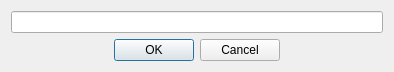
<?xml version="1.0" encoding="UTF-8"?>
<ui version="4.0">
 <class>RenameDialog</class>
 <widget class="QDialog" name="RenameDialog">
  <property name="geometry">
   <rect>
    <x>0</x>
    <y>0</y>
    <width>394</width>
    <height>70</height>
   </rect>
  </property>
  <property name="windowTitle">
   <string>Rename</string>
  </property>
  <layout class="QVBoxLayout" name="verticalLayout">
   <item>
    <widget class="QLineEdit" name="lineEdit"/>
   </item>
   <item alignment="Qt::AlignHCenter">
    <widget class="QDialogButtonBox" name="buttonBox">
     <property name="orientation">
      <enum>Qt::Horizontal</enum>
     </property>
     <property name="standardButtons">
      <set>QDialogButtonBox::Cancel|QDialogButtonBox::Ok</set>
     </property>
    </widget>
   </item>
  </layout>
 </widget>
 <resources/>
 <connections>
  <connection>
   <sender>buttonBox</sender>
   <signal>accepted()</signal>
   <receiver>RenameDialog</receiver>
   <slot>accept()</slot>
   <hints>
    <hint type="sourcelabel">
     <x>248</x>
     <y>254</y>
    </hint>
    <hint type="destinationlabel">
     <x>157</x>
     <y>274</y>
    </hint>
   </hints>
  </connection>
  <connection>
   <sender>buttonBox</sender>
   <signal>rejected()</signal>
   <receiver>RenameDialog</receiver>
   <slot>reject()</slot>
   <hints>
    <hint type="sourcelabel">
     <x>316</x>
     <y>260</y>
    </hint>
    <hint type="destinationlabel">
     <x>286</x>
     <y>274</y>
    </hint>
   </hints>
  </connection>
 </connections>
</ui>
